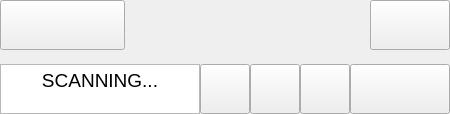
      <widget class="QWidget" name="page_21">
       <layout class="QGridLayout" name="gridLayout_16">
        <property name="leftMargin">
         <number>0</number>
        </property>
        <property name="topMargin">
         <number>0</number>
        </property>
        <property name="rightMargin">
         <number>0</number>
        </property>
        <property name="bottomMargin">
         <number>0</number>
        </property>
        <property name="spacing">
         <number>0</number>
        </property>
        <item row="2" column="0">
         <widget class="QFrame" name="p21_bottom_frame">
          <property name="sizePolicy">
           <sizepolicy hsizetype="Preferred" vsizetype="Fixed">
            <horstretch>0</horstretch>
            <verstretch>0</verstretch>
           </sizepolicy>
          </property>
          <property name="styleSheet">
           <string notr="true">border-image: url(:/Horus Main Page/empty.png);</string>
          </property>
          <property name="lineWidth">
           <number>0</number>
          </property>
          <layout class="QHBoxLayout" name="horizontalLayout_8">
           <property name="spacing">
            <number>0</number>
           </property>
           <property name="leftMargin">
            <number>0</number>
           </property>
           <property name="topMargin">
            <number>0</number>
           </property>
           <property name="rightMargin">
            <number>0</number>
           </property>
           <property name="bottomMargin">
            <number>0</number>
           </property>
           <item>
            <widget class="QTextBrowser" name="scanning_label">
             <property name="maximumSize">
              <size>
               <width>200</width>
               <height>50</height>
              </size>
             </property>
             <property name="styleSheet">
              <string notr="true">border-image: url(:/Horus Main Page/empty.png);</string>
             </property>
             <property name="html">
              <string>&lt;!DOCTYPE HTML PUBLIC &quot;-//W3C//DTD HTML 4.0//EN&quot; &quot;http://www.w3.org/TR/REC-html40/strict.dtd&quot;&gt;
&lt;html&gt;&lt;head&gt;&lt;meta name=&quot;qrichtext&quot; content=&quot;1&quot; /&gt;&lt;style type=&quot;text/css&quot;&gt;
p, li { white-space: pre-wrap; }
&lt;/style&gt;&lt;/head&gt;&lt;body style=&quot; font-family:'MS Shell Dlg 2'; font-size:7.8pt; font-weight:400; font-style:normal;&quot;&gt;
&lt;p align=&quot;center&quot; style=&quot; margin-top:0px; margin-bottom:0px; margin-left:0px; margin-right:0px; -qt-block-indent:0; text-indent:0px;&quot;&gt;&lt;span style=&quot; font-size:14pt;&quot;&gt;SCANNING...&lt;/span&gt;&lt;/p&gt;&lt;/body&gt;&lt;/html&gt;</string>
             </property>
            </widget>
           </item>
           <item alignment="Qt::AlignHCenter|Qt::AlignBottom">
            <widget class="QPushButton" name="replay_button">
             <property name="minimumSize">
              <size>
               <width>50</width>
               <height>50</height>
              </size>
             </property>
             <property name="styleSheet">
              <string notr="true">border-image: url(:/Horus Main Page/repeat.png);</string>
             </property>
             <property name="text">
              <string/>
             </property>
            </widget>
           </item>
           <item alignment="Qt::AlignHCenter|Qt::AlignBottom">
            <widget class="QPushButton" name="pause_button">
             <property name="minimumSize">
              <size>
               <width>50</width>
               <height>50</height>
              </size>
             </property>
             <property name="styleSheet">
              <string notr="true">border-image: url(:/Horus Main Page/stop.png);</string>
             </property>
             <property name="text">
              <string/>
             </property>
            </widget>
           </item>
           <item alignment="Qt::AlignHCenter|Qt::AlignBottom">
            <widget class="QPushButton" name="play_button">
             <property name="minimumSize">
              <size>
               <width>50</width>
               <height>50</height>
              </size>
             </property>
             <property name="styleSheet">
              <string notr="true">border-image: url(:/Horus Main Page/play.png);</string>
             </property>
             <property name="text">
              <string/>
             </property>
            </widget>
           </item>
           <item alignment="Qt::AlignHCenter|Qt::AlignBottom">
            <widget class="QPushButton" name="pushButton">
             <property name="minimumSize">
              <size>
               <width>100</width>
               <height>50</height>
              </size>
             </property>
             <property name="styleSheet">
              <string notr="true">border-image: url(:/Horus Main Page/gotoresults.png);</string>
             </property>
             <property name="text">
              <string/>
             </property>
            </widget>
           </item>
          </layout>
         </widget>
        </item>
        <item row="0" column="0">
         <widget class="QFrame" name="p21_top_frame">
          <property name="sizePolicy">
           <sizepolicy hsizetype="Preferred" vsizetype="Fixed">
            <horstretch>0</horstretch>
            <verstretch>0</verstretch>
           </sizepolicy>
          </property>
          <property name="styleSheet">
           <string notr="true">border-image: url(:/Horus Main Page/empty.png);</string>
          </property>
          <property name="lineWidth">
           <number>0</number>
          </property>
          <layout class="QHBoxLayout" name="horizontalLayout_7">
           <property name="spacing">
            <number>0</number>
           </property>
           <property name="leftMargin">
            <number>0</number>
           </property>
           <property name="topMargin">
            <number>0</number>
           </property>
           <property name="rightMargin">
            <number>0</number>
           </property>
           <property name="bottomMargin">
            <number>0</number>
           </property>
           <item alignment="Qt::AlignLeft|Qt::AlignTop">
            <widget class="QPushButton" name="back_button_3">
             <property name="minimumSize">
              <size>
               <width>125</width>
               <height>50</height>
              </size>
             </property>
             <property name="styleSheet">
              <string notr="true">border-image: url(:/Horus Main Page/backButton.png);</string>
             </property>
             <property name="text">
              <string/>
             </property>
            </widget>
           </item>
           <item alignment="Qt::AlignRight|Qt::AlignTop">
            <widget class="QPushButton" name="upload_button">
             <property name="minimumSize">
              <size>
               <width>80</width>
               <height>50</height>
              </size>
             </property>
             <property name="styleSheet">
              <string notr="true">border-image: url(:/Horus Main Page/upload.png);</string>
             </property>
             <property name="text">
              <string/>
             </property>
            </widget>
           </item>
          </layout>
         </widget>
        </item>
        <item row="1" column="0">
         <widget class="QFrame" name="p21_middle_frame">
          <property name="styleSheet">
           <string notr="true">border-image: url(:/Horus Main Page/empty.png);</string>
          </property>
          <property name="lineWidth">
           <number>0</number>
          </property>
          <layout class="QVBoxLayout" name="screenlayout4">
           <property name="spacing">
            <number>0</number>
           </property>
           <property name="leftMargin">
            <number>0</number>
           </property>
           <property name="topMargin">
            <number>0</number>
           </property>
           <property name="rightMargin">
            <number>0</number>
           </property>
           <property name="bottomMargin">
            <number>0</number>
           </property>
           <item alignment="Qt::AlignRight|Qt::AlignVCenter">
            <widget class="QLabel" name="p21_screen_label">
             <property name="sizePolicy">
              <sizepolicy hsizetype="Expanding" vsizetype="Expanding">
               <horstretch>0</horstretch>
               <verstretch>0</verstretch>
              </sizepolicy>
             </property>
             <property name="text">
              <string/>
             </property>
             <property name="pixmap">
              <pixmap resource="ui_img/ui_img/startscreen.qrc">:/Horus Main Page/startscreen.jpg</pixmap>
             </property>
            </widget>
           </item>
          </layout>
         </widget>
        </item>
       </layout>
      </widget>
